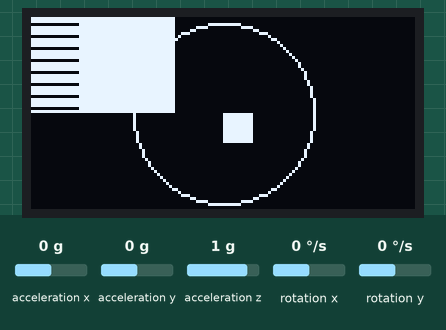
This sketch was run on a simulated Arduino Uno, built with avr-gcc and run on an emulated ATmega328P. On the bench: 128×64 one-colour display. Wiring (inferred from the names in the program): MPU-6050 motion sensor at I2C address 0x68. The test bench sets the inputs (shaded band); at power-on: acceleration x 0 g, acceleration y 0 g, acceleration z 1 g, rotation x 0 °/s, rotation y 0 °/s. What the sketch prints to the serial monitor is not drawn.

Above: at 1.2 s.
1.3 s: acceleration x set to -1.4 g
At 2.2 s:
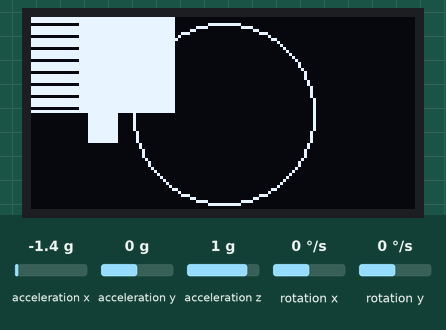
3.0 s: acceleration x set to 0.8 g
At 4.5 s:
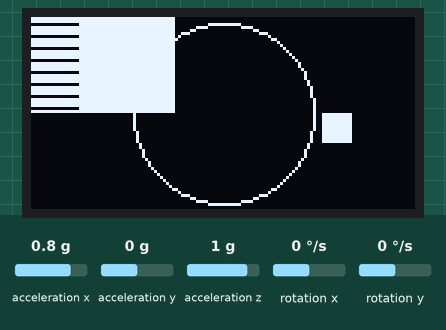
4.8 s: acceleration y set to -0.8 g
At 6.1 s:
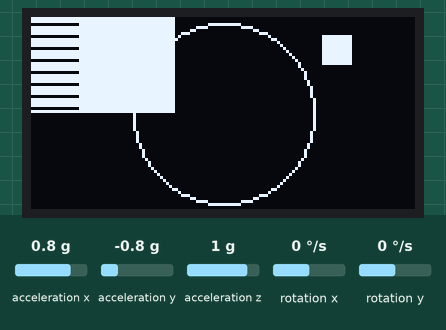
6.5 s: acceleration y set to 0.1 g
At 9.0 s:
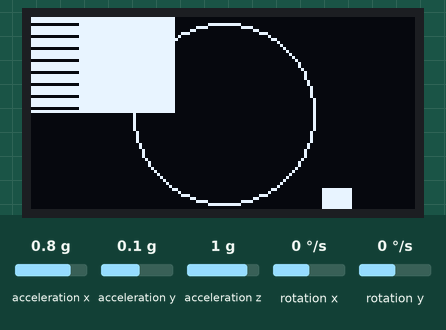
Timing chart, 0 to 9.2 s (numbered marks = the images above; inputs shaded):
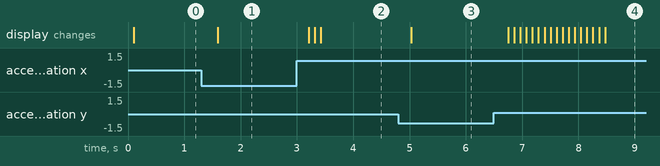

The sketch:

Mini-Projekt_v3.ino
```cpp
//Accelerometer
#include <MPU6050.h>
#include<Wire.h>
//OLED screen
#include "SoftwareSerial.h"
#include <time.h>
#include <U8glib.h>
SoftwareSerial mySerial(10, 11);
U8GLIB_SSD1306_128X64 oled(U8G_I2C_OPT_NONE);

static unsigned char u8g_logo_bits[] = {
   0xff, 0xff, 0xff, 0xff, 0x3f, 0xff, 0xff, 0xff, 0xff, 0x3f, 0xe0, 0xe0,
   0xff, 0x3f, 0xff, 0xff, 0xff, 0xff, 0x3f, 0xff, 0xff, 0xff, 0xff, 0x3f };
static unsigned char circle[] = {
  0xff, 0xff, 0xff, 0xff, 0xff, 0xff, 0xff, 0xff, 0xff, 0xff, 0xff, 0xff,
  0x00, 0x00, 0xff, 0xff, 0xff, 0xff, 0xff, 0xff, 0xff, 0xff, 0xff, 0xff,
  0xff, 0xff, 0xff, 0xff, 0xff, 0xff, 0xff, 0xff, 0xff, 0xff, 0xff, 0xff,
  0x00, 0x00, 0xff, 0xff, 0xff, 0xff, 0xff, 0xff, 0xff, 0xff, 0xff, 0xff,
  0xff, 0xff, 0xff, 0xff, 0xff, 0xff, 0xff, 0xff, 0xff, 0xff, 0xff, 0xff,
  0x00, 0x00, 0xff, 0xff, 0xff, 0xff, 0xff, 0xff, 0xff, 0xff, 0xff, 0xff,
  0xff, 0xff, 0xff, 0xff, 0xff, 0xff, 0xff, 0xff, 0xff, 0xff, 0xff, 0xff,
  0x00, 0x00, 0xff, 0xff, 0xff, 0xff, 0xff, 0xff, 0xff, 0xff, 0xff, 0xff,
  0xff, 0xff, 0xff, 0xff, 0xff, 0xff, 0xff, 0xff, 0xff, 0xff, 0xff, 0xff,
  0x00, 0x00, 0xff, 0xff, 0xff, 0xff, 0xff, 0xff, 0xff, 0xff, 0xff, 0xff,
  0xff, 0xff, 0xff, 0xff, 0xff, 0xff, 0xff, 0xff, 0xff, 0xff, 0xff, 0xff,
  0x00, 0x00, 0xff, 0xff, 0xff, 0xff, 0xff, 0xff, 0xff, 0xff, 0xff, 0xff,
  0xff, 0xff, 0xff, 0xff, 0xff, 0xff, 0xff, 0xff, 0xff, 0xff, 0xff, 0xff,
  0x00, 0x00, 0xff, 0xff, 0xff, 0xff, 0xff, 0xff, 0xff, 0xff, 0xff, 0xff,
  0xff, 0xff, 0xff, 0xff, 0xff, 0xff, 0xff, 0xff, 0xff, 0xff, 0xff, 0xff,
  0x00, 0x00, 0xff, 0xff, 0xff, 0xff, 0xff, 0xff, 0xff, 0xff, 0xff, 0xff
  };

#define UPDATEX (x + (AcX-OriginX)/500)
#define UPDATEY (y + (AcY-OriginY)/500)

const int MPU=0x68;
int16_t AcX,AcY,AcZ,GyX,GyY,GyZ,OriginX,OriginY;
int8_t SizeZ = 10;
int8_t x = 64;
int8_t y = 32;
int8_t updates = 100;

void setup() {
  Wire.begin();
  Wire.beginTransmission(MPU);
  Wire.write(0x6B);
  Wire.write(0);
  Wire.endTransmission(true);
  Serial.begin(115200);
  oled.setFont(u8g_font_helvB10);

  //Begin accelerometer transmission
  Wire.beginTransmission(MPU);
  Wire.write(0x3B);
  Wire.endTransmission(false);
  Wire.requestFrom(MPU,12,true);

  //Random
  srand(time(NULL));

  //Set initial position
  OriginX = Wire.read()<<8|Wire.read();
  OriginY = Wire.read()<<8|Wire.read();
}

void loop() {
  Wire.beginTransmission(MPU);
  Wire.write(0x3B);
  Wire.endTransmission(false);
  Wire.requestFrom(MPU,12,true);

  AcX=Wire.read()<<8|Wire.read();
  AcY=Wire.read()<<8|Wire.read();
  AcZ=Wire.read()<<8|Wire.read();
  GyX=Wire.read()<<8|Wire.read();
  GyY=Wire.read()<<8|Wire.read();
  GyZ=Wire.read()<<8|Wire.read();

  Serial.print("Accelerometer: ");
  Serial.print("X = "); Serial.print(AcX);
  Serial.print(" | Y = "); Serial.print(AcY);
  Serial.print(" | Z = "); Serial.println(AcZ);

  Serial.print("Gyroscope: ");
  Serial.print("X = "); Serial.print(GyX);
  Serial.print(" | Y = "); Serial.print(GyY);
  Serial.print(" | Z = "); Serial.println(GyZ);
  Serial.println(" ");

  //Draw
  oled.firstPage();
  do {
    draw();
  } while(oled.nextPage());

  if (UPDATEX > 0 && UPDATEX < 128-6){
    x = UPDATEX;
  }
  if (UPDATEY > 0 && UPDATEY < 64-6) {
    y = UPDATEY;
  }

  delay(1000/updates);

}

void draw() {
  //oled.drawStr(10,10,"Hej");
  //oled.drawLine(10,10,20,20);
  oled.drawBox(x,y,SizeZ,SizeZ);
  oled.drawCircle(64,32,30);
  //oled.drawXBM(0,0,38,24,u8g_logo_bits);
  oled.drawXBM(0,0,48,32,circle);
}
```

projeckt.c
```cpp
// 1: Koda spelet så det är funktionellt med knapparna.

// 2: Koda så spelet är funktionellt med acc och gyro.


//Spelarens storlek är 8x8
//Spelplanen 24 rader och 14 kolumner.


//Spelet kör i en virutuell spelplan
//Vi uppdaterar spelplanen hela tiden


//Function: Spelet
    //Function. Game interface tryck knapp för att starta.
        //Function: Får in data med info om rörelse som uppdaterar "spelarens pos" temporära position.
            //Function: som kollar om vi befinner oss innanför boxen i den virutella spelpalnen.
            //Function: IF utanför, börja blinka. Else, pass.
            //Function: Make temporära position, till current positon och uppdaterar spelplanen.
            //Function: som uppdaterar OLED

/*
Meny (när man inte är i ett spel)

Vill du starta spelet. Tryck på kanpp 1.
Vill du starta om spelet. Tryck på knapp 1.

*/

void menu (){

}

/*
Spelet.


Functionen kommer ligga i menu.
Håll dig innanför ramen och du får poäng.
Är du utanför mer än 3 sekunder förlorar du.
Alla spel essentiella funktioner kommer ligg i denna


*/

void game (){

}

/*
Uppdatera spelplanen.

Hämtar data vart spelaren vill röra sig.
Subrutin som kollar om det är en krock, om inte.
Sätter positionen till 000.
Sätter tidigare position till 255.
Uppdaterar displayens input.
*/

void update (){

}


/*
Subrutin, krockhaterare.

Om den nya positionen inte 255 betyder det att vi har hamnat på en krock.
Här börjar den blinka som fan.
Fastnar i subrutinen till den lyckas ta sig till ett "leagal" position.
*/

void dangerZone (){

}
```

Measured:
- after the input at 1.3 s, the display: changes after 0.30 s (image 1)
- after the input at 3.0 s, the display: first changes after 0.21 s (image 2 shows a later state)
- after the input at 4.8 s, the display: changes after 0.23 s (image 3)
- after the input at 6.5 s, the display: first changes after 0.25 s (image 4 shows a later state)
